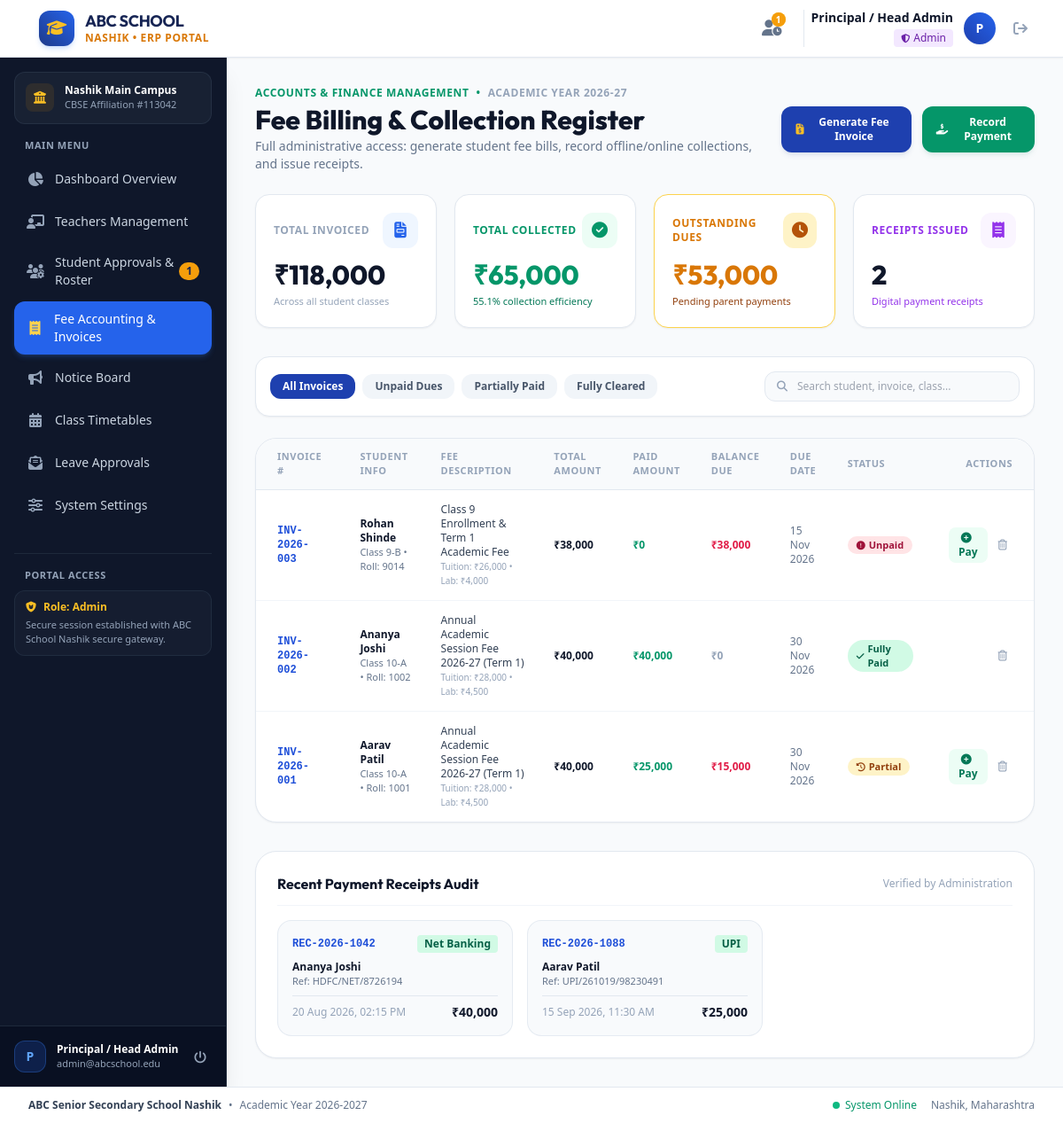
The page /admin/fees.php (signed in) on the database its author committed.
### tables this page shows
CREATE TABLE fee_invoices (
            id INTEGER PRIMARY KEY AUTOINCREMENT,
            invoice_no TEXT UNIQUE NOT NULL,
            student_id INTEGER NOT NULL,
            title TEXT NOT NULL,
            tuition_fee REAL DEFAULT 0,
            lab_fee REAL DEFAULT 0,
            library_fee REAL DEFAULT 0,
            sports_fee REAL DEFAULT 0,
            exam_fee REAL DEFAULT 0,
            total_amount REAL NOT NULL,
            due_date DATE NOT NULL,
            status TEXT CHECK(status IN ('Paid', 'Partial', 'Unpaid')) DEFAULT 'Unpaid',
            created_at DATETIME DEFAULT CURRENT_TIMESTAMP,
            FOREIGN KEY (student_id) REFERENCES students(id) ON DELETE CASCADE
        );

CREATE TABLE fee_payments (
            id INTEGER PRIMARY KEY AUTOINCREMENT,
            receipt_no TEXT UNIQUE NOT NULL,
            invoice_id INTEGER NOT NULL,
            student_id INTEGER NOT NULL,
            amount_paid REAL NOT NULL,
            payment_mode TEXT CHECK(payment_mode IN ('UPI', 'Cash', 'Card', 'Net Banking')) DEFAULT 'UPI',
            transaction_ref TEXT,
            payment_date DATETIME DEFAULT CURRENT_TIMESTAMP,
            received_by INTEGER,
            FOREIGN KEY (invoice_id) REFERENCES fee_invoices(id) ON DELETE CASCADE,
            FOREIGN KEY (student_id) REFERENCES students(id) ON DELETE CASCADE
        );

CREATE TABLE students (
            id INTEGER PRIMARY KEY AUTOINCREMENT,
            user_id INTEGER UNIQUE NOT NULL,
            student_code TEXT UNIQUE NOT NULL,
            full_name TEXT NOT NULL,
            gender TEXT,
            dob TEXT,
            class TEXT NOT NULL,
            roll_no TEXT,
            guardian_name TEXT,
            phone TEXT,
            address TEXT,
            blood_group TEXT,
            admission_date TEXT,
            FOREIGN KEY (user_id) REFERENCES users(id) ON DELETE CASCADE
        );

### admin/fees.php (the view, shortened to what the rows shown need)
<?php
require_once __DIR__ . '/../includes/auth.php';
$where = "";
$invoices = $pdo->query("
    SELECT f.*, s.full_name as student_name, s.student_code, s.class, s.roll_no,
           IFNULL((SELECT SUM(amount_paid) FROM fee_payments WHERE invoice_id = f.id), 0) as paid_amount
    FROM fee_invoices f
    JOIN students s ON f.student_id = s.id
    {$where}
    ORDER BY f.id DESC
")->fetchAll();
$recent_payments = $pdo->query("
    SELECT p.*, s.full_name as student_name, s.student_code, f.invoice_no
    FROM fee_payments p
    JOIN students s ON p.student_id = s.id
    JOIN fee_invoices f ON p.invoice_id = f.id
    ORDER BY p.id DESC LIMIT 6
")->fetchAll();
require_once __DIR__ . '/../includes/header.php';
?>
<main class="flex-1 overflow-y-auto bg-slate-50 p-4 sm:p-6 lg:p-8">
    <div class="flex flex-col sm:flex-row sm:items-center justify-between gap-4 mb-6">
        <div>
            <h1 class="text-2xl sm:text-3xl font-extrabold text-slate-900 font-['Outfit']">
                Fee Billing &amp; Collection Register
            </h1>
        </div>
    </div>
    <div class="bg-white rounded-3xl border border-slate-200 shadow-sm overflow-hidden mb-8">
        <div class="overflow-x-auto">
            <table id="feesTable" class="w-full text-left border-collapse">
                <thead>
                    <tr class="bg-slate-50 text-[11px] font-bold text-slate-400 uppercase tracking-wider border-b border-slate-200">
                        <th class="py-3 px-4 sm:px-6">Invoice #</th>
                        <th class="py-3 px-4">Student Info</th>
                        <th class="py-3 px-4">Fee Description</th>
                        <th class="py-3 px-4">Total Amount</th>
                        <th class="py-3 px-4">Paid Amount</th>
                        <th class="py-3 px-4">Balance Due</th>
                        <th class="py-3 px-4">Due Date</th>
                        <th class="py-3 px-4">Status</th>
                        <th class="py-3 px-4 sm:px-6 text-right">Actions</th>
                    </tr>
                </thead>
                <tbody class="divide-y divide-slate-100 text-xs">
                    <?php foreach ($invoices as $inv): ?>
                        <?php
                            $balance = max(0, $inv['total_amount'] - $inv['paid_amount']);
                        ?>
                        <tr class="hover:bg-slate-50/70 transition">
                            <td class="py-3.5 px-4 sm:px-6 font-mono font-bold text-blue-700">
                                <?= htmlspecialchars($inv['invoice_no']) ?>
                            </td>
                            <td class="py-3.5 px-4">
                                <div class="font-bold text-slate-900"><?= htmlspecialchars($inv['student_name']) ?></div>
                                <div class="text-[11px] text-slate-500"><?= htmlspecialchars($inv['class']) ?> &bull; Roll: <?= htmlspecialchars($inv['roll_no'] ?: 'N/A') ?></div>
                            </td>
                            <td class="py-3.5 px-4 text-slate-700">
                                <div class="font-medium"><?= htmlspecialchars($inv['title']) ?></div>
                                <div class="text-[10px] text-slate-400">Tuition: ₹<?= number_format($inv['tuition_fee']) ?> &bull; Lab: ₹<?= number_format($inv['lab_fee']) ?></div>
                            </td>
                            <td class="py-3.5 px-4 font-bold text-slate-900">
                                ₹<?= number_format($inv['total_amount']) ?>
                            </td>
                            <td class="py-3.5 px-4 font-bold text-emerald-600">
                                ₹<?= number_format($inv['paid_amount']) ?>
                            </td>
                            <td class="py-3.5 px-4 font-bold <?= $balance > 0 ? 'text-rose-600' : 'text-slate-400' ?>">
                                ₹<?= number_format($balance) ?>
                            </td>
                            <td class="py-3.5 px-4 text-slate-500">
                                <?= date('d M Y', strtotime($inv['due_date'])) ?>
                            </td>
                            <td class="py-3.5 px-4">
                                <?php if ($inv['status'] === 'Paid'): ?>
                                    <span class="inline-flex items-center px-2.5 py-0.5 rounded-full text-[11px] font-bold bg-emerald-100 text-emerald-800">
                                        <i class="fa-solid fa-check text-[10px] mr-1"></i> Fully Paid
                                    </span>
                                <?php elseif ($inv['status'] === 'Partial'): ?>
                                    <span class="inline-flex items-center px-2.5 py-0.5 rounded-full text-[11px] font-bold bg-amber-100 text-amber-800">
                                        <i class="fa-solid fa-clock-rotate-left text-[10px] mr-1"></i> Partial
                                    </span>
                                <?php else: ?>
                                    <span class="inline-flex items-center px-2.5 py-0.5 rounded-full text-[11px] font-bold bg-rose-100 text-rose-800">
                                        <i class="fa-solid fa-circle-exclamation text-[10px] mr-1"></i> Unpaid
                                    </span>
                                <?php endif; ?>
                            </td>
                            <td class="py-3.5 px-4 sm:px-6 text-right">
                                <div class="flex items-center justify-end space-x-1.5">
                                    <?php if ($balance > 0): ?>
                                        <button type="button"
                                                onclick='quickPayModal(<?= json_encode($inv) ?>)'
                                                class="px-2.5 py-1 rounded-lg bg-emerald-50 text-emerald-700 hover:bg-emerald-100 font-bold text-xs transition" title="Record Payment">
                                            <i class="fa-solid fa-plus-circle mr-1"></i> Pay
                                        </button>
                                    <?php endif; ?>
                                    <form method="POST" action="fees.php" onsubmit="return confirm('Delete this fee invoice?');">
                                        <button type="submit" class="p-1.5 text-slate-400 hover:text-rose-600 rounded-lg text-xs transition" title="Delete Invoice">
                                            <i class="fa-regular fa-trash-can"></i>
                                        </button>
                                    </form>
                                </div>
                            </td>
                        </tr>
                    <?php endforeach; ?>
                </tbody>
            </table>
        </div>
    </div>
    <div class="bg-white rounded-3xl border border-slate-200 shadow-sm p-6">
        <div class="grid grid-cols-1 sm:grid-cols-2 lg:grid-cols-3 gap-4">
            <?php foreach ($recent_payments as $rp): ?>
                <div class="p-4 rounded-2xl bg-slate-50 border border-slate-200/80 text-xs space-y-2">
                    <div class="flex items-center justify-between">
                        <span class="font-mono font-bold text-blue-700"><?= htmlspecialchars($rp['receipt_no']) ?></span>
                        <span class="px-2 py-0.5 rounded font-semibold bg-emerald-100 text-emerald-800"><?= htmlspecialchars($rp['payment_mode']) ?></span>
                    </div>
                    <div>
                        <div class="font-bold text-slate-900"><?= htmlspecialchars($rp['student_name']) ?></div>
                        <div class="text-[11px] text-slate-500">Ref: <?= htmlspecialchars($rp['transaction_ref'] ?: 'N/A') ?></div>
                    </div>
                    <div class="flex items-center justify-between pt-2 border-t border-slate-200">
                        <span class="text-slate-400"><?= date('d M Y, h:i A', strtotime($rp['payment_date'])) ?></span>
                        <span class="font-bold text-slate-900 text-sm">₹<?= number_format($rp['amount_paid']) ?></span>
                    </div>
                </div>
            <?php endforeach; ?>
        </div>
    </div>
</main>
<?php require_once __DIR__ . '/../includes/footer.php'; ?>

### rows shown on the page
fee_invoices: invoice_no "INV-2026-003", student_name "Rohan Shinde", class "Class 9-B", roll_no "9014", title "Class 9 Enrollment & Term 1 Academic Fee", tuition_fee "26,000", lab_fee "4,000", total_amount "38,000", paid_amount "0", balance "38,000", due_date "15 Nov 2026", status "Unpaid" (drawn)
fee_invoices: invoice_no "INV-2026-002", student_name "Ananya Joshi", class "Class 10-A", roll_no "1002", title "Annual Academic Session Fee 2026-27 (Term 1)", tuition_fee "28,000", lab_fee "4,500", total_amount "40,000", paid_amount "40,000", balance "0", due_date "30 Nov 2026", status "Paid" (drawn)
fee_invoices: invoice_no "INV-2026-001", student_name "Aarav Patil", class "Class 10-A", roll_no "1001", title "Annual Academic Session Fee 2026-27 (Term 1)", tuition_fee "28,000", lab_fee "4,500", total_amount "40,000", paid_amount "25,000", balance "15,000", due_date "30 Nov 2026", status "Partial" (drawn)
fee_payments: receipt_no "REC-2026-1042", payment_mode "Net Banking", student.full_name "Ananya Joshi", transaction_ref "HDFC/NET/8726194", payment_date "20 Aug 2026, 02:15 PM", amount_paid "40,000"
fee_payments: receipt_no "REC-2026-1088", payment_mode "UPI", student.full_name "Aarav Patil", transaction_ref "UPI/261019/98230491", payment_date "15 Sep 2026, 11:30 AM", amount_paid "25,000"

### other values the page prints
$pending_count "1"
$current_user['name'] "Principal / Head Admin"
$current_user['role'] "Admin"
substr($current_user['name'], 0, 1) "P"
$item['title'] "Dashboard Overview"
$item['title'] "Teachers Management"
$item['title'] "Student Approvals & Roster"
$item['badge'] "1"
$item['title'] "Fee Accounting & Invoices"
$item['title'] "Notice Board"
$item['title'] "Class Timetables"
$item['title'] "Leave Approvals"
$item['title'] "System Settings"
$role "Admin"
substr($user['name'] ?? 'U', 0, 1) "P"
